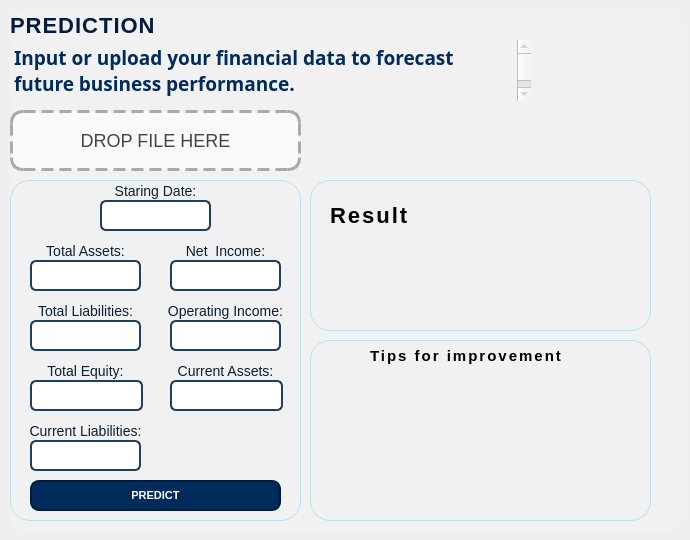
     <widget class="QWidget" name="prediction_widget">
      <widget class="QWidget" name="widget_inventory_3" native="true">
       <property name="geometry">
        <rect>
         <x>10</x>
         <y>10</y>
         <width>671</width>
         <height>521</height>
        </rect>
       </property>
       <property name="styleSheet">
        <string notr="true">#widget_inventory_3 {
    background: rgba(255, 255, 255, 0.15);     /* semi-transparent glass effect */
                   /* navy border */
    border-radius: 15px;                       /* smoother corners */
    backdrop-filter: blur(10px);               /* subtle blur for depth */
    padding: 15px;
}
</string>
       </property>
       <widget class="QLabel" name="label_inventory_3">
        <property name="geometry">
         <rect>
          <x>0</x>
          <y>0</y>
          <width>151</width>
          <height>31</height>
         </rect>
        </property>
        <property name="styleSheet">
         <string notr="true">#label_inventory_3 {
    color: #031b3d;                  /* Deep navy text for contrast */
    font-weight: 900;                /* Bold emphasis */
    font-size: 22px;                 /* Slightly larger title */
    background: transparent;         /* Keep background clean */
    letter-spacing: 1px;             /* Space out letters slightly */
    text-transform: uppercase;       /* Make “Inventory” more assertive */
    border: none;                    /* Remove any frame borders */
    
    /* Subtle cyan glow for elegance */
    text-shadow: 0px 0px 6px #00ffff;
}</string>
        </property>
        <property name="text">
         <string>PREDICTION</string>
        </property>
       </widget>
       <widget class="QPlainTextEdit" name="plainTextEdit_prediction">
        <property name="enabled">
         <bool>false</bool>
        </property>
        <property name="geometry">
         <rect>
          <x>0</x>
          <y>30</y>
          <width>521</width>
          <height>61</height>
         </rect>
        </property>
        <property name="font">
         <font>
          <family>Poppins</family>
          <pointsize>14</pointsize>
          <bold>false</bold>
         </font>
        </property>
        <property name="styleSheet">
         <string notr="true">#plainTextEdit_prediction {
    font-family: &quot;Poppins&quot;;
    font-size: 14pt;
    font-weight: 500;
    color: #002B5B; /* Black text */
    background-color: transparent; /* Transparent background */
    border:none;
}
</string>
        </property>
        <property name="plainText">
         <string>Input or upload your financial data to forecast future business performance.</string>
        </property>
       </widget>
       <widget class="QFrame" name="frame">
        <property name="geometry">
         <rect>
          <x>0</x>
          <y>170</y>
          <width>291</width>
          <height>341</height>
         </rect>
        </property>
        <property name="styleSheet">
         <string notr="true">#frame {
    background-color: qlineargradient(
        spread:pad, x1:0, y1:0, x2:1, y2:1,
        stop:0 rgba(224, 247, 250, 255),  /* light cyan */
        stop:1 rgba(255, 255, 255, 255)    /* soft white */
    );
    border-radius: 20px;
    border: 1px solid rgba(0, 188, 212, 60); /* subtle cyan border */
    padding: 15px;
}</string>
        </property>
        <property name="frameShape">
         <enum>QFrame::StyledPanel</enum>
        </property>
        <property name="frameShadow">
         <enum>QFrame::Raised</enum>
        </property>
        <widget class="QLineEdit" name="netIncomeQLine">
         <property name="geometry">
          <rect>
           <x>160</x>
           <y>80</y>
           <width>111</width>
           <height>31</height>
          </rect>
         </property>
         <property name="styleSheet">
          <string notr="true">QLineEdit {
    background-color: #ffffff;
    border: 2px solid #1c3f63;
    border-radius: 6px;
    padding: 5px 8px;
    color: #0a1f33;
    font-family: &quot;Segoe UI&quot;;
    font-size: 13px;
}

QLineEdit:focus {
    border: 2px solid #00b4d8;
    background-color: #f0faff;
    box-shadow: 0 0 6px rgba(0, 180, 216, 0.3);
}
</string>
         </property>
        </widget>
        <widget class="QLabel" name="label_totalliabilities">
         <property name="geometry">
          <rect>
           <x>20</x>
           <y>120</y>
           <width>111</width>
           <height>21</height>
          </rect>
         </property>
         <property name="styleSheet">
          <string notr="true">QLabel {
    color: #0a1f33;
    font-family: &quot;Segoe UI Semibold&quot;;
    font-size: 14px;
    background: transparent;
}

QLabel#title_label {
    color: #0a1f33;
    font-family: &quot;Segoe UI Black&quot;;
    font-size: 24px;
    letter-spacing: 1px;
}

QLabel#subtitle_label {
    color: #1a3e57;
    font-family: &quot;Segoe UI&quot;;
    font-style: italic;
    font-size: 13px;
    background-color: rgba(255, 255, 255, 0.4);
    border-radius: 8px;
    padding: 4px 10px;
}
</string>
         </property>
         <property name="text">
          <string>Total Liabilities:</string>
         </property>
         <property name="alignment">
          <set>Qt::AlignCenter</set>
         </property>
        </widget>
        <widget class="QLineEdit" name="totalAssetsQLine">
         <property name="geometry">
          <rect>
           <x>20</x>
           <y>80</y>
           <width>111</width>
           <height>31</height>
          </rect>
         </property>
         <property name="styleSheet">
          <string notr="true">QLineEdit {
    background-color: #ffffff;
    border: 2px solid #1c3f63;
    border-radius: 6px;
    padding: 5px 8px;
    color: #0a1f33;
    font-family: &quot;Segoe UI&quot;;
    font-size: 13px;
}

QLineEdit:focus {
    border: 2px solid #00b4d8;
    background-color: #f0faff;
    box-shadow: 0 0 6px rgba(0, 180, 216, 0.3);
}
</string>
         </property>
        </widget>
        <widget class="QLabel" name="label_equity">
         <property name="geometry">
          <rect>
           <x>20</x>
           <y>180</y>
           <width>111</width>
           <height>21</height>
          </rect>
         </property>
         <property name="styleSheet">
          <string notr="true">QLabel {
    color: #0a1f33;
    font-family: &quot;Segoe UI Semibold&quot;;
    font-size: 14px;
    background: transparent;
}

QLabel#title_label {
    color: #0a1f33;
    font-family: &quot;Segoe UI Black&quot;;
    font-size: 24px;
    letter-spacing: 1px;
}

QLabel#subtitle_label {
    color: #1a3e57;
    font-family: &quot;Segoe UI&quot;;
    font-style: italic;
    font-size: 13px;
    background-color: rgba(255, 255, 255, 0.4);
    border-radius: 8px;
    padding: 4px 10px;
}
</string>
         </property>
         <property name="text">
          <string>Total Equity:</string>
         </property>
         <property name="alignment">
          <set>Qt::AlignCenter</set>
         </property>
        </widget>
        <widget class="QLineEdit" name="operatingIncomeQLine">
         <property name="geometry">
          <rect>
           <x>160</x>
           <y>140</y>
           <width>111</width>
           <height>31</height>
          </rect>
         </property>
         <property name="styleSheet">
          <string notr="true">QLineEdit {
    background-color: #ffffff;
    border: 2px solid #1c3f63;
    border-radius: 6px;
    padding: 5px 8px;
    color: #0a1f33;
    font-family: &quot;Segoe UI&quot;;
    font-size: 13px;
}

QLineEdit:focus {
    border: 2px solid #00b4d8;
    background-color: #f0faff;
    box-shadow: 0 0 6px rgba(0, 180, 216, 0.3);
}
</string>
         </property>
        </widget>
        <widget class="QLineEdit" name="totalEquityQLine">
         <property name="geometry">
          <rect>
           <x>20</x>
           <y>200</y>
           <width>113</width>
           <height>31</height>
          </rect>
         </property>
         <property name="styleSheet">
          <string notr="true">QLineEdit {
    background-color: #ffffff;
    border: 2px solid #1c3f63;
    border-radius: 6px;
    padding: 5px 8px;
    color: #0a1f33;
    font-family: &quot;Segoe UI&quot;;
    font-size: 13px;
}

QLineEdit:focus {
    border: 2px solid #00b4d8;
    background-color: #f0faff;
    box-shadow: 0 0 6px rgba(0, 180, 216, 0.3);
}
</string>
         </property>
        </widget>
        <widget class="QLabel" name="label_totalassets">
         <property name="geometry">
          <rect>
           <x>20</x>
           <y>60</y>
           <width>111</width>
           <height>21</height>
          </rect>
         </property>
         <property name="styleSheet">
          <string notr="true">QLabel {
    color: #0a1f33;
    font-family: &quot;Segoe UI Semibold&quot;;
    font-size: 14px;
    background: transparent;
}

QLabel#title_label {
    color: #0a1f33;
    font-family: &quot;Segoe UI Black&quot;;
    font-size: 24px;
    letter-spacing: 1px;
}

QLabel#subtitle_label {
    color: #1a3e57;
    font-family: &quot;Segoe UI&quot;;
    font-style: italic;
    font-size: 13px;
    background-color: rgba(255, 255, 255, 0.4);
    border-radius: 8px;
    padding: 4px 10px;
}
</string>
         </property>
         <property name="text">
          <string>Total Assets:</string>
         </property>
         <property name="alignment">
          <set>Qt::AlignCenter</set>
         </property>
        </widget>
        <widget class="QLabel" name="label_net">
         <property name="geometry">
          <rect>
           <x>160</x>
           <y>60</y>
           <width>111</width>
           <height>21</height>
          </rect>
         </property>
         <property name="styleSheet">
          <string notr="true">QLabel {
    color: #0a1f33;
    font-family: &quot;Segoe UI Semibold&quot;;
    font-size: 14px;
    background: transparent;
}

QLabel#title_label {
    color: #0a1f33;
    font-family: &quot;Segoe UI Black&quot;;
    font-size: 24px;
    letter-spacing: 1px;
}

QLabel#subtitle_label {
    color: #1a3e57;
    font-family: &quot;Segoe UI&quot;;
    font-style: italic;
    font-size: 13px;
    background-color: rgba(255, 255, 255, 0.4);
    border-radius: 8px;
    padding: 4px 10px;
}
</string>
         </property>
         <property name="text">
          <string>Net  Income:</string>
         </property>
         <property name="alignment">
          <set>Qt::AlignCenter</set>
         </property>
        </widget>
        <widget class="QLabel" name="label_currentliabilities">
         <property name="geometry">
          <rect>
           <x>10</x>
           <y>240</y>
           <width>131</width>
           <height>21</height>
          </rect>
         </property>
         <property name="styleSheet">
          <string notr="true">QLabel {
    color: #0a1f33;
    font-family: &quot;Segoe UI Semibold&quot;;
    font-size: 14px;
    background: transparent;
}

QLabel#title_label {
    color: #0a1f33;
    font-family: &quot;Segoe UI Black&quot;;
    font-size: 24px;
    letter-spacing: 1px;
}

QLabel#subtitle_label {
    color: #1a3e57;
    font-family: &quot;Segoe UI&quot;;
    font-style: italic;
    font-size: 13px;
    background-color: rgba(255, 255, 255, 0.4);
    border-radius: 8px;
    padding: 4px 10px;
}
</string>
         </property>
         <property name="text">
          <string>Current Liabilities:</string>
         </property>
         <property name="alignment">
          <set>Qt::AlignCenter</set>
         </property>
        </widget>
        <widget class="QLabel" name="label_operating">
         <property name="geometry">
          <rect>
           <x>150</x>
           <y>120</y>
           <width>131</width>
           <height>21</height>
          </rect>
         </property>
         <property name="styleSheet">
          <string notr="true">QLabel {
    color: #0a1f33;
    font-family: &quot;Segoe UI Semibold&quot;;
    font-size: 14px;
    background: transparent;
}

QLabel#title_label {
    color: #0a1f33;
    font-family: &quot;Segoe UI Black&quot;;
    font-size: 24px;
    letter-spacing: 1px;
}

QLabel#subtitle_label {
    color: #1a3e57;
    font-family: &quot;Segoe UI&quot;;
    font-style: italic;
    font-size: 13px;
    background-color: rgba(255, 255, 255, 0.4);
    border-radius: 8px;
    padding: 4px 10px;
}
</string>
         </property>
         <property name="text">
          <string>Operating Income:</string>
         </property>
         <property name="alignment">
          <set>Qt::AlignCenter</set>
         </property>
        </widget>
        <widget class="QLineEdit" name="totalLiabilitiesQLine">
         <property name="geometry">
          <rect>
           <x>20</x>
           <y>140</y>
           <width>111</width>
           <height>31</height>
          </rect>
         </property>
         <property name="styleSheet">
          <string notr="true">QLineEdit {
    background-color: #ffffff;
    border: 2px solid #1c3f63;
    border-radius: 6px;
    padding: 5px 8px;
    color: #0a1f33;
    font-family: &quot;Segoe UI&quot;;
    font-size: 13px;
}

QLineEdit:focus {
    border: 2px solid #00b4d8;
    background-color: #f0faff;
    box-shadow: 0 0 6px rgba(0, 180, 216, 0.3);
}
</string>
         </property>
        </widget>
        <widget class="QLineEdit" name="currentAssetsQLine">
         <property name="geometry">
          <rect>
           <x>160</x>
           <y>200</y>
           <width>113</width>
           <height>31</height>
          </rect>
         </property>
         <property name="styleSheet">
          <string notr="true">QLineEdit {
    background-color: #ffffff;
    border: 2px solid #1c3f63;
    border-radius: 6px;
    padding: 5px 8px;
    color: #0a1f33;
    font-family: &quot;Segoe UI&quot;;
    font-size: 13px;
}

QLineEdit:focus {
    border: 2px solid #00b4d8;
    background-color: #f0faff;
    box-shadow: 0 0 6px rgba(0, 180, 216, 0.3);
}
</string>
         </property>
        </widget>
        <widget class="QLineEdit" name="currentLiabilitiesQLine">
         <property name="geometry">
          <rect>
           <x>20</x>
           <y>260</y>
           <width>111</width>
           <height>31</height>
          </rect>
         </property>
         <property name="styleSheet">
          <string notr="true">QLineEdit {
    background-color: #ffffff;
    border: 2px solid #1c3f63;
    border-radius: 6px;
    padding: 5px 8px;
    color: #0a1f33;
    font-family: &quot;Segoe UI&quot;;
    font-size: 13px;
}

QLineEdit:focus {
    border: 2px solid #00b4d8;
    background-color: #f0faff;
    box-shadow: 0 0 6px rgba(0, 180, 216, 0.3);
}
</string>
         </property>
        </widget>
        <widget class="QLabel" name="label_currentassets">
         <property name="geometry">
          <rect>
           <x>160</x>
           <y>180</y>
           <width>111</width>
           <height>21</height>
          </rect>
         </property>
         <property name="styleSheet">
          <string notr="true">QLabel {
    color: #0a1f33;
    font-family: &quot;Segoe UI Semibold&quot;;
    font-size: 14px;
    background: transparent;
}

QLabel#title_label {
    color: #0a1f33;
    font-family: &quot;Segoe UI Black&quot;;
    font-size: 24px;
    letter-spacing: 1px;
}

QLabel#subtitle_label {
    color: #1a3e57;
    font-family: &quot;Segoe UI&quot;;
    font-style: italic;
    font-size: 13px;
    background-color: rgba(255, 255, 255, 0.4);
    border-radius: 8px;
    padding: 4px 10px;
}
</string>
         </property>
         <property name="text">
          <string>Current Assets:</string>
         </property>
         <property name="alignment">
          <set>Qt::AlignCenter</set>
         </property>
        </widget>
        <widget class="QPushButton" name="predictButton">
         <property name="geometry">
          <rect>
           <x>20</x>
           <y>300</y>
           <width>251</width>
           <height>31</height>
          </rect>
         </property>
         <property name="cursor">
          <cursorShape>PointingHandCursor</cursorShape>
         </property>
         <property name="styleSheet">
          <string notr="true">#predictButton {
    background-color: #002B5B;    /* Very light cyan tint */
    border: 2px solid #031b3d;                  /* Deep navy border */
    border-radius: 9px;
    color: #FFFFFF;
    font-weight: 500;
    font-size: 11px;                            /* Smaller text */
    padding: 4px 10px;
}

#donebutton:hover {
    background-color: rgba(0, 255, 255, 60);    /* Subtle cyan highlight */
    border: 2px solid #00ffff;                  /* Cyan glow */
}

#donebutton:pressed {
    background-color: rgba(0, 255, 255, 90);    /* Slightly stronger color */
}
</string>
         </property>
         <property name="text">
          <string>PREDICT</string>
         </property>
        </widget>
        <widget class="QLineEdit" name="starting_Date">
         <property name="geometry">
          <rect>
           <x>90</x>
           <y>20</y>
           <width>111</width>
           <height>31</height>
          </rect>
         </property>
         <property name="styleSheet">
          <string notr="true">QLineEdit {
    background-color: #ffffff;
    border: 2px solid #1c3f63;
    border-radius: 6px;
    padding: 5px 8px;
    color: #0a1f33;  /* 👈 user text = dark blue/black */
    font-family: &quot;Segoe UI&quot;;
    font-size: 13px;
}

/* Focus effect */
QLineEdit:focus {
    border: 2px solid #00b4d8;
    background-color: #f0faff;
    box-shadow: 0 0 6px rgba(0, 180, 216, 0.3);
}

/* Placeholder styling */
QLineEdit::placeholder {
    color: gray;          /* 👈 placeholder = gray */
    font-style: italic;
}</string>
         </property>
        </widget>
        <widget class="QLabel" name="label_totalassets_2">
         <property name="geometry">
          <rect>
           <x>90</x>
           <y>0</y>
           <width>111</width>
           <height>21</height>
          </rect>
         </property>
         <property name="styleSheet">
          <string notr="true">QLabel {
    color: #0a1f33;
    font-family: &quot;Segoe UI Semibold&quot;;
    font-size: 14px;
    background: transparent;
}

QLabel#title_label {
    color: #0a1f33;
    font-family: &quot;Segoe UI Black&quot;;
    font-size: 24px;
    letter-spacing: 1px;
}

QLabel#subtitle_label {
    color: #1a3e57;
    font-family: &quot;Segoe UI&quot;;
    font-style: italic;
    font-size: 13px;
    background-color: rgba(255, 255, 255, 0.4);
    border-radius: 8px;
    padding: 4px 10px;
}
</string>
         </property>
         <property name="text">
          <string>Staring Date:</string>
         </property>
         <property name="alignment">
          <set>Qt::AlignCenter</set>
         </property>
        </widget>
       </widget>
       <widget class="QFrame" name="frame_2">
        <property name="geometry">
         <rect>
          <x>300</x>
          <y>170</y>
          <width>341</width>
          <height>151</height>
         </rect>
        </property>
        <property name="styleSheet">
         <string notr="true">#frame_2 {
    background-color: qlineargradient(
        spread:pad, x1:0, y1:0, x2:1, y2:1,
        stop:0 rgba(224, 247, 250, 255),  /* light cyan */
        stop:1 rgba(255, 255, 255, 255)    /* soft white */
    );
    border-radius: 20px;
    border: 1px solid rgba(0, 188, 212, 60); /* subtle cyan border */
    padding: 15px;
}</string>
        </property>
        <property name="frameShape">
         <enum>QFrame::StyledPanel</enum>
        </property>
        <property name="frameShadow">
         <enum>QFrame::Raised</enum>
        </property>
        <widget class="QLabel" name="result_label">
         <property name="enabled">
          <bool>true</bool>
         </property>
         <property name="geometry">
          <rect>
           <x>20</x>
           <y>10</y>
           <width>251</width>
           <height>51</height>
          </rect>
         </property>
         <property name="styleSheet">
          <string notr="true">#result_label {
                  
    font-weight: 900;                /* Bold emphasis */
    font-size: 22px;                 /* Slightly larger title */
    background: transparent;         /* Keep background clean */
    letter-spacing: 2px;             /* Space out letters slightly */
    text-transform: uppercase;       /* Make “Inventory” more assertive */
    border: none;                    /* Remove any frame borders */
    
    /* Subtle cyan glow for elegance */
    text-shadow: 0px 0px 6px #00ffff;
}</string>
         </property>
         <property name="text">
          <string>Result</string>
         </property>
        </widget>
        <widget class="QLabel" name="percentage_label">
         <property name="enabled">
          <bool>true</bool>
         </property>
         <property name="geometry">
          <rect>
           <x>20</x>
           <y>60</y>
           <width>261</width>
           <height>31</height>
          </rect>
         </property>
         <property name="layoutDirection">
          <enum>Qt::LeftToRight</enum>
         </property>
         <property name="styleSheet">
          <string notr="true">#percentage_label{
                  
    font-weight: 450;                /* Bold emphasis */
    font-size: 20px;                 /* Slightly larger title */
    background: transparent;         /* Keep background clean */
               /* Space out letters slightly */
    text-transform: uppercase;       /* Make “Inventory” more assertive */
    border: none;                    /* Remove any frame borders */
    color: #002B5B; 
    /* Subtle cyan glow for elegance */
    text-shadow: 0px 0px 6px #00ffff;
}</string>
         </property>
         <property name="text">
          <string/>
         </property>
        </widget>
        <widget class="QLabel" name="message_label">
         <property name="enabled">
          <bool>true</bool>
         </property>
         <property name="geometry">
          <rect>
           <x>20</x>
           <y>100</y>
           <width>261</width>
           <height>41</height>
          </rect>
         </property>
         <property name="styleSheet">
          <string notr="true">background: transparent;
 font-weight: 450; 
color: #002B5B; </string>
         </property>
         <property name="text">
          <string/>
         </property>
        </widget>
       </widget>
       <widget class="QLabel" name="csvLabelDropPredict">
        <property name="geometry">
         <rect>
          <x>0</x>
          <y>100</y>
          <width>291</width>
          <height>61</height>
         </rect>
        </property>
        <property name="layoutDirection">
         <enum>Qt::RightToLeft</enum>
        </property>
        <property name="styleSheet">
         <string notr="true">QLabel {
    border: 3px dashed #aaaaaa;
    font-size: 18px;
    color: #444;
    
    border-radius: 12px;
    background-color: #f9f9f9;
    text-align: center;  /* Centers text horizontally */
}</string>
        </property>
        <property name="text">
         <string>DROP FILE HERE</string>
        </property>
        <property name="alignment">
         <set>Qt::AlignCenter</set>
        </property>
       </widget>
       <widget class="QFrame" name="frame_4">
        <property name="geometry">
         <rect>
          <x>300</x>
          <y>330</y>
          <width>341</width>
          <height>181</height>
         </rect>
        </property>
        <property name="styleSheet">
         <string notr="true">#frame_4 {
    background-color: qlineargradient(
        spread:pad, x1:0, y1:0, x2:1, y2:1,
        stop:0 rgba(224, 247, 250, 255),  /* light cyan */
        stop:1 rgba(255, 255, 255, 255)    /* soft white */
    );
    border-radius: 20px;
    border: 1px solid rgba(0, 188, 212, 60); /* subtle cyan border */
    
}</string>
        </property>
        <property name="frameShape">
         <enum>QFrame::StyledPanel</enum>
        </property>
        <property name="frameShadow">
         <enum>QFrame::Raised</enum>
        </property>
        <widget class="QLabel" name="result_label_5">
         <property name="enabled">
          <bool>true</bool>
         </property>
         <property name="geometry">
          <rect>
           <x>60</x>
           <y>-10</y>
           <width>251</width>
           <height>51</height>
          </rect>
         </property>
         <property name="styleSheet">
          <string notr="true">#result_label_5 {
                  
    font-weight: 900;                /* Bold emphasis */
    font-size: 15px;                 /* Slightly larger title */
    background: transparent;         /* Keep background clean */
    letter-spacing: 2px;             /* Space out letters slightly */
    text-transform: uppercase;       /* Make “Inventory” more assertive */
    border: none;                    /* Remove any frame borders */
    
    /* Subtle cyan glow for elegance */
    text-shadow: 0px 0px 6px #00ffff;
}</string>
         </property>
         <property name="text">
          <string>Tips for improvement</string>
         </property>
        </widget>
        <widget class="QLabel" name="tipsLabel_1">
         <property name="geometry">
          <rect>
           <x>20</x>
           <y>30</y>
           <width>301</width>
           <height>20</height>
          </rect>
         </property>
         <property name="styleSheet">
          <string notr="true">color: #002B5B; </string>
         </property>
         <property name="text">
          <string/>
         </property>
        </widget>
        <widget class="QLabel" name="tipsLabel_2">
         <property name="geometry">
          <rect>
           <x>20</x>
           <y>60</y>
           <width>301</width>
           <height>20</height>
          </rect>
         </property>
         <property name="styleSheet">
          <string notr="true">color: #002B5B; </string>
         </property>
         <property name="text">
          <string/>
         </property>
        </widget>
        <widget class="QLabel" name="tipsLabel_3">
         <property name="geometry">
          <rect>
           <x>20</x>
           <y>90</y>
           <width>301</width>
           <height>20</height>
          </rect>
         </property>
         <property name="styleSheet">
          <string notr="true">color: #002B5B; </string>
         </property>
         <property name="text">
          <string/>
         </property>
        </widget>
        <widget class="QLabel" name="tipsLabel_4">
         <property name="geometry">
          <rect>
           <x>20</x>
           <y>120</y>
           <width>301</width>
           <height>20</height>
          </rect>
         </property>
         <property name="styleSheet">
          <string notr="true">color: #002B5B; </string>
         </property>
         <property name="text">
          <string/>
         </property>
        </widget>
        <widget class="QLabel" name="tipsLabel_5">
         <property name="geometry">
          <rect>
           <x>20</x>
           <y>150</y>
           <width>301</width>
           <height>20</height>
          </rect>
         </property>
         <property name="styleSheet">
          <string notr="true">color: #002B5B; </string>
         </property>
         <property name="text">
          <string/>
         </property>
        </widget>
       </widget>
      </widget>
     </widget>
